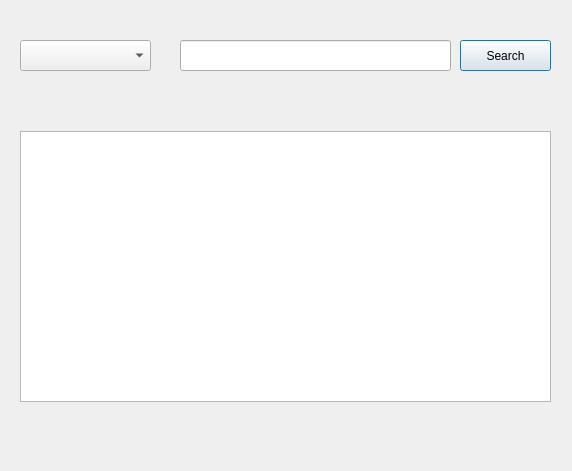
<?xml version="1.0" encoding="UTF-8"?>
<ui version="4.0">
 <class>ChangeStatusForm</class>
 <widget class="QDialog" name="ChangeStatusForm">
  <property name="geometry">
   <rect>
    <x>0</x>
    <y>0</y>
    <width>572</width>
    <height>471</height>
   </rect>
  </property>
  <property name="windowTitle">
   <string>Dialog</string>
  </property>
  <widget class="QComboBox" name="typeCBB">
   <property name="geometry">
    <rect>
     <x>20</x>
     <y>40</y>
     <width>131</width>
     <height>31</height>
    </rect>
   </property>
  </widget>
  <widget class="QLineEdit" name="searchF">
   <property name="geometry">
    <rect>
     <x>180</x>
     <y>40</y>
     <width>271</width>
     <height>31</height>
    </rect>
   </property>
  </widget>
  <widget class="QLabel" name="error">
   <property name="geometry">
    <rect>
     <x>180</x>
     <y>80</y>
     <width>271</width>
     <height>16</height>
    </rect>
   </property>
   <property name="font">
    <font>
     <pointsize>10</pointsize>
    </font>
   </property>
   <property name="text">
    <string/>
   </property>
  </widget>
  <widget class="QPushButton" name="searchBtn">
   <property name="geometry">
    <rect>
     <x>460</x>
     <y>40</y>
     <width>91</width>
     <height>31</height>
    </rect>
   </property>
   <property name="text">
    <string>Search</string>
   </property>
  </widget>
  <widget class="QTableWidget" name="tableWidget">
   <property name="geometry">
    <rect>
     <x>20</x>
     <y>131</y>
     <width>531</width>
     <height>271</height>
    </rect>
   </property>
  </widget>
 </widget>
 <resources/>
 <connections/>
</ui>
